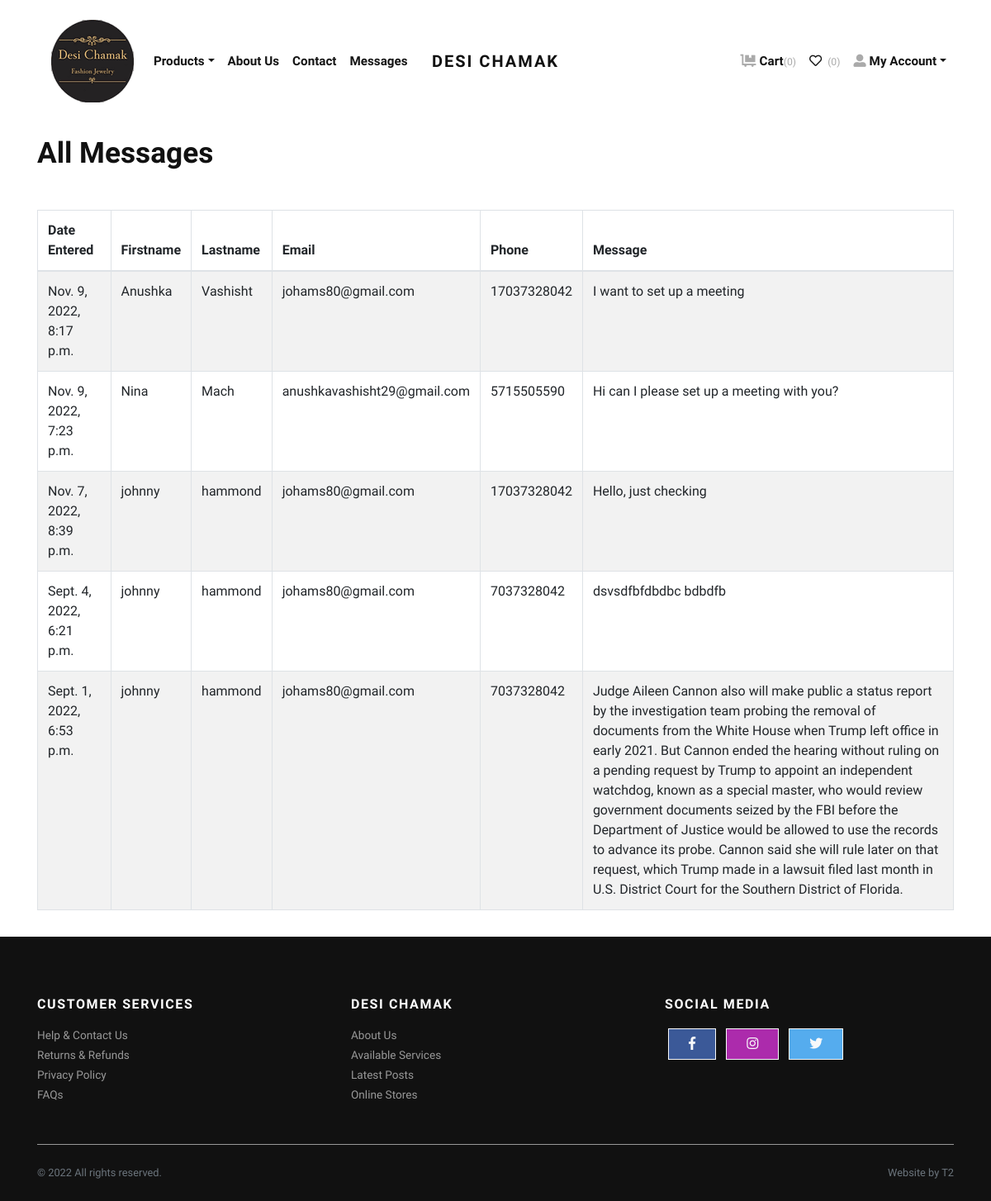
Page /store/cust_messages/ (signed in) on the committed database.
### store/models.py (models this page shows, shortened)
class Contact_Us(models.Model):
    firstname = models.CharField(max_length=50, verbose_name='First Name', null=False)
    lastname = models.CharField(max_length=50, verbose_name='Last Name', null=False)
    email = models.EmailField(max_length=250, verbose_name='Email Address', null=False)
    phone = models.CharField(max_length=15, verbose_name='Phone Number', null=True)
    created_date = models.DateTimeField(auto_now_add=True, verbose_name='Created Date')
    message = models.TextField(null=False)
    class Meta:
        ordering = ['-created_date']

### store/views.py (the view)
# urls.py: path('store/cust_messages/', views.cust_messages, name="cust_messages"),
@permission_required('view_messages', raise_exception=True)
def cust_messages(request):
    all_messages = Contact_Us.objects.all()
    return render(request, 'store/cust_messages.html', {'all_messages': all_messages})

### store/context_preprocessors.py (called while the page is built)
def store_menu(request):
    categories = Category.objects.filter(is_active=True)
    context = {
        'categories_menu': categories,
    }
    return context

def cart_menu(request):
    if request.user.is_authenticated:
        cart_items= Cart.objects.filter(user=request.user)
        context = {
            'cart_items': cart_items,
        }
    else:
        context = {}
    return context

### templates/store/cust_messages.html
{% extends 'base.html' %}
{% load static %}
    {% block content %}
      <div class="container py-3">
        <h1 class="mb-5">All Messages</h1>
        <div class="table-responsive">
            <table class="table table-bordered table-striped table-hover">
                <thead>
                    <th>Date Entered</th>
                    <th>Firstname</th>
                    <th>Lastname</th>
                    <th>Email</th>
                    <th>Phone</th>
                    <th>Message</th>
                </thead>
                {% for message in all_messages %}
                    <tr>
                        <td>{{ message.created_date }}</td>
                        <td>{{ message.firstname }}</td>
                        <td>{{ message.lastname }}</td>
                        <td>{{ message.email }}</td>
                        <td>{{ message.phone }}</td>
                        <td>{{ message.message }}</td>
                    </tr>
                {% endfor %}
            </table>
        </div>
      </div>
    {% endblock content %}

### jewelryshop/static/css/style.gold.css (style rules this page uses)
body { font-family: "Libre Franklin", sans-serif; font-size: 1rem; font-weight: 400; line-height: 1.5; color: #111111; background-color: #fff; }
h1, h2, h3, h4, h5, h6, .h1, .h2, .h3, .h4, .h5, .h6 { margin-bottom: 0.5rem; font-family: inherit; font-weight: 900; line-height: 1.2; color: inherit; }
h1, .h1 { font-size: 2.2rem; }

### rows in the picture
Contact_Us: created_date "Nov. 9, 2022, 8:17 p.m.", firstname "Anushka", lastname "Vashisht", email "johams80@gmail.com", phone "17037328042", message "I want to set up a meeting"
Contact_Us: created_date "Nov. 9, 2022, 7:23 p.m.", firstname "Nina", lastname "Mach", email "anushkavashisht29@gmail.com", phone "5715505590", message "Hi can I please set up a meeting with you?"
Contact_Us: created_date "Nov. 7, 2022, 8:39 p.m.", firstname "johnny", lastname "hammond", email "johams80@gmail.com", phone "17037328042", message "Hello, just checking"
Contact_Us: created_date "Sept. 4, 2022, 6:21 p.m.", firstname "johnny", lastname "hammond", email "johams80@gmail.com", phone "7037328042", message "dsvsdfbfdbdbc bdbdfb"
Contact_Us: created_date "Sept. 1, 2022, 6:53 p.m.", firstname "johnny", lastname "hammond", email "johams80@gmail.com", phone "7037328042", message "Judge Aileen Cannon also will make public a status report by the investigation team probing the removal of documents from the White House when Trump left office in early 2021. But Cannon ended the hearing without ruling on a pending request by Trump to appoint an independent watchdog, known as a special master, who would review government documents seized by the FBI before the Department of Justice would be allowed to use the records to advance its probe. Cannon said she will rule later on that request, which Trump made in a lawsuit filed last month in U.S. District Court for the Southern District of Florida."

### other values in the picture
{{ cart_items.count }} "0"
